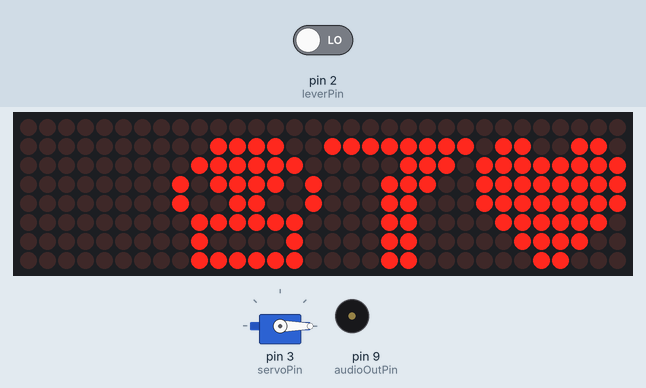
Simulated run of this sketch. Board: Arduino Uno, built with avr-gcc and run on an emulated ATmega328P. Shown: 32×8 LED matrix, servo, buzzer (waves = sounding). The test bench sets the inputs (shaded band); at power-on: pin 2 (leverPin) LOW. Random numbers use the default seed unless the sketch sets one.

Above: at 1.2 s.
1.3 s: pin 2 (leverPin) driven HIGH
At 1.7 s:
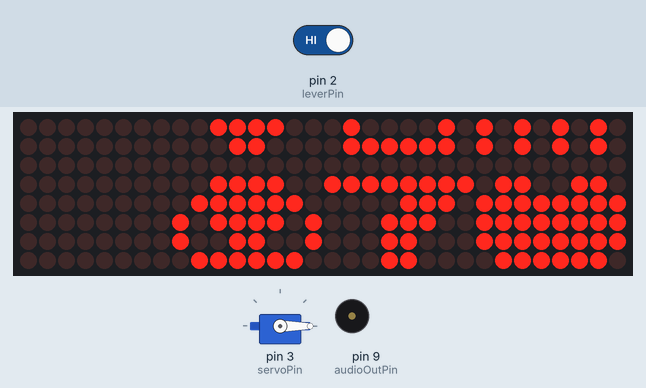
At 10.2 s:
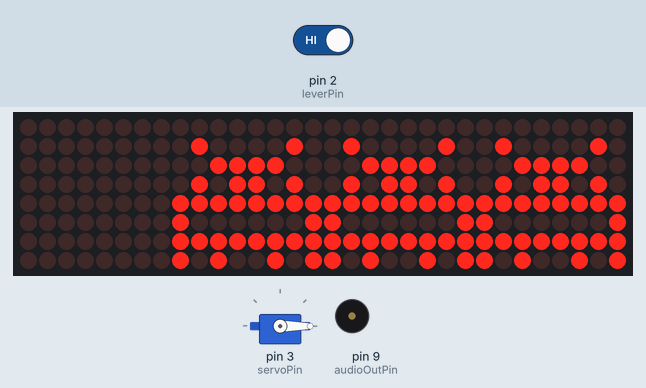
Timing chart, 0 to 11.7 s (numbered marks = the images above; inputs shaded):
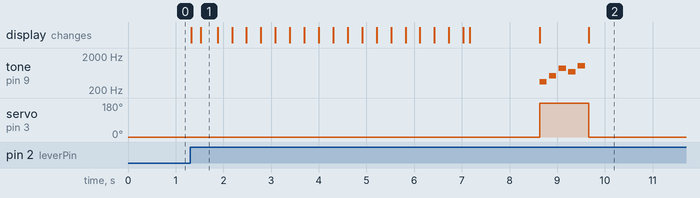

Measured:
- after the input at 1.3 s, tone on pin 9 (audioOutPin): plays 349 Hz for 0.15 s, 523 Hz for 0.15 s, 879 Hz for 0.15 s, 698 Hz for 0.15 s, 1046 Hz for 0.15 s, starting after 7.3 s; servo on pin 3 (servoPin): 0° → 180° after 7.3 s, → 0° 1.0 s later; the display: first changes at once (image 1 shows a later state)

The sketch:

SlotMachine.ino
```cpp
#include "LedControl.h"
#include "Servo.h"

LedControl lc = LedControl(12,10,11,4);  // Pins: DIN,CLK,CS, # of Display connected
int modula(int a, int b)
{
    int result;
    if (b < 0) b = -b;
    else if (!b) b = 1;
    result = a % b;
    if (result < 0) result += b;
    return result;
}
float getEaseInOutCirc(float currentTime, float duration, float beginValue, float endValue)
{
    float changeInValue = endValue - beginValue;
    currentTime /= duration / 2;
    if (currentTime < 1) return -changeInValue/2 * (sqrtf(1-currentTime * currentTime) - 1) + beginValue;
    currentTime -= 2;
    float result = changeInValue / 2 * (sqrtf(1 - currentTime * currentTime) + 1) + beginValue;
    if (endValue - result <= 1)
    result = endValue - 1;
    return result;
}

byte images[40] =
{
    // seven
    B00000000,
    B11111111,
    B00001110,
    B00011100,
    B00011000,
    B00011000,
    B00011000,
    B00011000,

    // alien4
    B00000000,
    B01000010,
    B00111100,
    B01011010,
    B11111111,
    B10000001,
    B11111111,
    B10100101,

    // dog
    B00000000,
    B10100010,
    B11100001,
    B11100010,
    B11111110,
    B11111110,
    B10101010,
    B10101010,

    // heart
    B00000000,
    B01100110,
    B11111111,
    B11111111,
    B11111111,
    B01111110,
    B00111100,
    B00011000,

    // skull
    B00000000,
    B00111100,
    B01111110,
    B10111101,
    B10011001,
    B01111110,
    B01000010,
    B01111110
};

const int leverPin = 2;
int previousLeverState = 0;
const int frameRate = 60;
unsigned long lastFrameTime;
unsigned long triggerTime;
int gameResult = 0;
unsigned long gameResultPreviousTime;
bool gameResultBlinkMode = false;

enum Stage{STAGE_STOPPED, STAGE_TRIGGERED, STAGE_ROLLING};

class LedMatrix
{
public:
    unsigned long offsetY, aliasY, targetY;
    int kind;
    int duration;
    Stage stage;
private:
};

LedMatrix *ledMatrix[3];

// Declare the Servo pin
int servoPin = 3;

// Create a servo object
Servo servo;

class SquareOsc
{
public:
    SquareOsc(const float frequency)
    :frequency(frequency){};
    virtual ~SquareOsc(){};
    void setFrequency(const float frequency)
    {
        this->frequency = frequency;
    }
    int process()
    {
        const unsigned long currentTimeMicros = micros();
        const unsigned long elapsedTimeMicros = currentTimeMicros - lastTimeMicros;
        const unsigned long cycleDurationMicros = static_cast<unsigned long>(1000.0f / frequency) * 1000;
        if (elapsedTimeMicros < cycleDurationMicros)
        {
            int value;
            if (elapsedTimeMicros < cycleDurationMicros / 2)
                value = 1;
            else
                value = -1;
            if (value == previousValue)
            {
                return 0;
            }
            previousValue = value;
            return value;
        }
        else
        {
            lastTimeMicros = currentTimeMicros;
            return 0;
        }
    }
private:
    float frequency;
    unsigned long lastTimeMicros;
    int previousValue;
};

// Declare the Audio out pin
int audioOutPin = 9;

SquareOsc *squareMain, *squareLFO;

float mtof(const float note)
{
    if (note <= -1500) return 0;
    else if (note > 1499) return mtof(1499);
    else return 8.17579891564 * exp(.0577622650 * note);
}

//--------------------------------------------------------------
void setup()
{
    //basic settings
    randomSeed(micros()); //seed random
    for (int i = 2; i >= 0; --i)
    {
        lc.shutdown(i, false);
        lc.setIntensity(i, 15); //set the brightness
        lc.clearDisplay(i); //switch all leds off
        ledMatrix[i] = new LedMatrix();
        ledMatrix[i]->offsetY = random(0, 5) * 8;
        ledMatrix[i]->duration = 4000 + (2 - i) * 1000;
        ledMatrix[i]->stage = STAGE_STOPPED;
        for (int j = 0; j < 8; ++j)
        {
            int index = modula(j - ledMatrix[i]->offsetY % 40, 40);
            lc.setRow(i, j, images[index]);
        }
    }
    lastFrameTime = millis();
    triggerTime = -10000;
    gameResult = 0;

    servo.attach(servoPin);
    servo.write(0);

    pinMode(audioOutPin, OUTPUT);
    squareMain = new SquareOsc(220.f);
    squareLFO = new SquareOsc(15.f);
}

//--------------------------------------------------------------
void loop()
{
    if (ledMatrix[0]->stage == STAGE_TRIGGERED)
    {
        squareMain->setFrequency(40);
        int mainValue = squareMain->process();
        if (mainValue)
        {
           digitalWrite(audioOutPin, (mainValue + 1) / 2);
        }
    }
    else if (ledMatrix[0]->stage == STAGE_ROLLING)
    {
      int lfoValue = squareLFO->process();
      if (lfoValue)
      {
          squareMain->setFrequency(lfoValue * 50 + 330);
      }
      int mainValue = squareMain->process();
      if (mainValue)
      {
          digitalWrite(audioOutPin, (mainValue + 1) / 2);
      }
    }
    int newLeverState = digitalRead(leverPin);
    if (ledMatrix[0]->stage == STAGE_STOPPED &&
        ledMatrix[1]->stage == STAGE_STOPPED &&
        ledMatrix[2]->stage == STAGE_STOPPED &&
        previousLeverState == 0 && newLeverState == 1 &&
        gameResult == 0)
    {
        int numRetries = 0;
        for (int i = 2; i >= 0; --i)
        {
            ledMatrix[i]->stage = STAGE_TRIGGERED;
            if (i == 2)
            {
                ledMatrix[i]->targetY = ledMatrix[i]->offsetY + 320 + (2 - i) * 320 + random(0, 5) * 8;
                ledMatrix[i]->kind = (ledMatrix[i]->targetY % 40) / 8;
                if (ledMatrix[i]->kind == 0) //seven
                    numRetries = 1;
                else if (ledMatrix[i]->kind == 2) //heart
                    numRetries = 3;
                else
                    numRetries = 5;
            }
            else
            {
                ledMatrix[i]->targetY = ledMatrix[i]->offsetY + 320 + (2 - i) * 320 + random(0, 5) * 8;
                ledMatrix[i]->kind = (ledMatrix[i]->targetY % 40) / 8;
                while (ledMatrix[i]->kind != ledMatrix[2]->kind && numRetries)
                {
                    ledMatrix[i]->targetY = ledMatrix[i]->offsetY + 320 + (2 - i) * 320 + random(0, 5) * 8;
                    ledMatrix[i]->kind = (ledMatrix[i]->targetY % 40) / 8;
                    numRetries--;
                }
            }
        }
        triggerTime = millis();
    }
    previousLeverState = newLeverState;
    unsigned long elapsed = millis() - lastFrameTime;
    if (elapsed > 1000.f / frameRate)
    {
        unsigned long currentTime = millis() - triggerTime;
        for (int i = 2; i >= 0; --i)
        {
            if (ledMatrix[i]->stage != STAGE_STOPPED)
            {
                if (currentTime < ledMatrix[i]->duration)
                {
                    ledMatrix[i]->stage = STAGE_ROLLING;
                    ledMatrix[i]->aliasY = static_cast<unsigned long>(getEaseInOutCirc(currentTime, ledMatrix[i]->duration, ledMatrix[i]->offsetY, ledMatrix[i]->targetY) + 1);
                }
                else if (ledMatrix[i]->stage == STAGE_ROLLING)
                {
                    ledMatrix[i]->stage = STAGE_STOPPED;
                    ledMatrix[i]->offsetY = ledMatrix[i]->aliasY;
                    if (i == 0 && ledMatrix[0]->kind == ledMatrix[1]->kind &&
                        ledMatrix[0]->kind == ledMatrix[2]->kind &&
                        ledMatrix[1]->kind == ledMatrix[2]->kind)
                    {
                        if (ledMatrix[0]->kind == 0) //heart
                            gameResult = 5;
                        else if (ledMatrix[0]->kind == 2) //seven
                            gameResult = 3;
                        else
                            gameResult = 1;
                        randomSeed(micros());
                        gameResultPreviousTime = millis();
                        break;
                    }
                }
                for (int j = 0; j < 8; ++j)
                {
                    int index = modula(j - ledMatrix[i]->aliasY % 40, 40);
                    lc.setRow(i, j, images[index]);
                }
            }
        }

        if (gameResult)
        {
            unsigned long gameResultElapsedTime = millis() - gameResultPreviousTime;
            if (!gameResultBlinkMode && gameResultElapsedTime > 1300)
            {
                for (int i = 2; i >= 0; --i)
                {
                    lc.clearDisplay(i); //switch all leds off
                }
                gameResultBlinkMode = true;
                servo.write(180);
                tone(audioOutPin, mtof(53 + 12), 150);
               delay(200);
               tone(audioOutPin, mtof(60 + 12), 150);
               delay(200);
               tone(audioOutPin, mtof(69 + 12), 150);
               delay(200);
               tone(audioOutPin, mtof(65 + 12), 150);
               delay(200);
               tone(audioOutPin, mtof(72 + 12), 150);
               delay(200);
               noTone(audioOutPin);
            }
            else if (gameResultBlinkMode && gameResultElapsedTime > 2300)
            {
                for (int i = 2; i >= 0; --i)
                {
                    for (int j = 0; j < 8; ++j)
                    {
                        int index = modula(j - ledMatrix[i]->aliasY % 40, 40);
                        lc.setRow(i, j, images[index]);
                    }
                }
                gameResultBlinkMode = false;
                gameResultPreviousTime = millis();
                gameResult--;
                servo.write(0);


            }
        }
        lastFrameTime = millis();
    }
}
```
